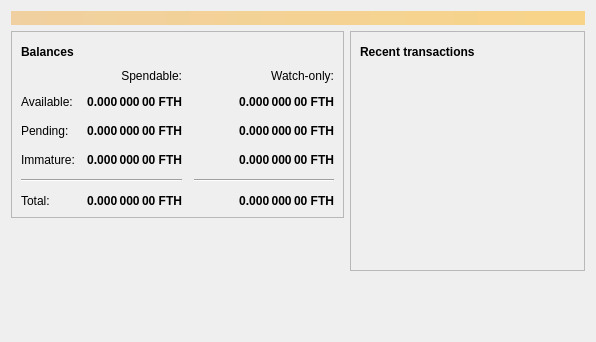
<?xml version="1.0" encoding="UTF-8"?>
<ui version="4.0">
 <class>OverviewPage</class>
 <widget class="QWidget" name="OverviewPage">
  <property name="geometry">
   <rect>
    <x>0</x>
    <y>0</y>
    <width>596</width>
    <height>342</height>
   </rect>
  </property>
  <property name="windowTitle">
   <string>Form</string>
  </property>
  <layout class="QVBoxLayout" name="topLayout">
   <item>
    <widget class="QLabel" name="labelAlerts">
     <property name="visible">
      <bool>false</bool>
     </property>
     <property name="styleSheet">
      <string notr="true">QLabel { background-color: qlineargradient(x1: 0, y1: 0, x2: 1, y2: 0, stop:0 #F0D0A0, stop:1 #F8D488); color:#000000; }</string>
     </property>
     <property name="wordWrap">
      <bool>true</bool>
     </property>
     <property name="margin">
      <number>3</number>
     </property>
     <property name="textInteractionFlags">
      <set>Qt::TextSelectableByMouse</set>
     </property>
    </widget>
   </item>
   <item>
    <layout class="QHBoxLayout" name="horizontalLayout" stretch="1,1">
     <item>
      <layout class="QVBoxLayout" name="verticalLayout_2">
       <item>
        <widget class="QFrame" name="frame">
         <property name="frameShape">
          <enum>QFrame::StyledPanel</enum>
         </property>
         <property name="frameShadow">
          <enum>QFrame::Raised</enum>
         </property>
         <layout class="QVBoxLayout" name="verticalLayout_4">
          <item>
           <layout class="QHBoxLayout" name="horizontalLayout_4">
            <item>
             <widget class="QLabel" name="label_5">
              <property name="font">
               <font>
                <weight>75</weight>
                <bold>true</bold>
               </font>
              </property>
              <property name="text">
               <string>Balances</string>
              </property>
             </widget>
            </item>
            <item>
             <widget class="QPushButton" name="labelWalletStatus">
              <property name="enabled">
               <bool>true</bool>
              </property>
              <property name="maximumSize">
               <size>
                <width>30</width>
                <height>16777215</height>
               </size>
              </property>
              <property name="toolTip">
               <string>The displayed information may be out of date. Your wallet automatically synchronizes with the faithcoin network after a connection is established, but this process has not completed yet.</string>
              </property>
              <property name="text">
               <string/>
              </property>
              <property name="icon">
               <iconset resource="../bitcoin.qrc">
                <normaloff>:/icons/warning</normaloff>
                <disabledoff>:/icons/warning</disabledoff>:/icons/warning</iconset>
              </property>
              <property name="iconSize">
               <size>
                <width>24</width>
                <height>24</height>
               </size>
              </property>
              <property name="flat">
               <bool>true</bool>
              </property>
             </widget>
            </item>
            <item>
             <spacer name="horizontalSpacer_3">
              <property name="orientation">
               <enum>Qt::Horizontal</enum>
              </property>
              <property name="sizeHint" stdset="0">
               <size>
                <width>40</width>
                <height>20</height>
               </size>
              </property>
             </spacer>
            </item>
           </layout>
          </item>
          <item>
           <layout class="QGridLayout" name="gridLayout">
            <property name="spacing">
             <number>12</number>
            </property>
            <item row="2" column="2">
             <widget class="QLabel" name="labelWatchPending">
              <property name="font">
               <font>
                <weight>75</weight>
                <bold>true</bold>
               </font>
              </property>
              <property name="cursor">
               <cursorShape>IBeamCursor</cursorShape>
              </property>
              <property name="toolTip">
               <string>Unconfirmed transactions to watch-only addresses</string>
              </property>
              <property name="text">
               <string notr="true">0.000 000 00 FTH</string>
              </property>
              <property name="alignment">
               <set>Qt::AlignRight|Qt::AlignTrailing|Qt::AlignVCenter</set>
              </property>
              <property name="textInteractionFlags">
               <set>Qt::LinksAccessibleByMouse|Qt::TextSelectableByKeyboard|Qt::TextSelectableByMouse</set>
              </property>
             </widget>
            </item>
            <item row="2" column="1">
             <widget class="QLabel" name="labelUnconfirmed">
              <property name="font">
               <font>
                <weight>75</weight>
                <bold>true</bold>
               </font>
              </property>
              <property name="cursor">
               <cursorShape>IBeamCursor</cursorShape>
              </property>
              <property name="toolTip">
               <string>Total of transactions that have yet to be confirmed, and do not yet count toward the spendable balance</string>
              </property>
              <property name="text">
               <string notr="true">0.000 000 00 FTH</string>
              </property>
              <property name="alignment">
               <set>Qt::AlignRight|Qt::AlignTrailing|Qt::AlignVCenter</set>
              </property>
              <property name="textInteractionFlags">
               <set>Qt::LinksAccessibleByMouse|Qt::TextSelectableByKeyboard|Qt::TextSelectableByMouse</set>
              </property>
             </widget>
            </item>
            <item row="3" column="2">
             <widget class="QLabel" name="labelWatchImmature">
              <property name="font">
               <font>
                <weight>75</weight>
                <bold>true</bold>
               </font>
              </property>
              <property name="cursor">
               <cursorShape>IBeamCursor</cursorShape>
              </property>
              <property name="toolTip">
               <string>Mined balance in watch-only addresses that has not yet matured</string>
              </property>
              <property name="text">
               <string notr="true">0.000 000 00 FTH</string>
              </property>
              <property name="alignment">
               <set>Qt::AlignRight|Qt::AlignTrailing|Qt::AlignVCenter</set>
              </property>
              <property name="textInteractionFlags">
               <set>Qt::LinksAccessibleByMouse|Qt::TextSelectableByKeyboard|Qt::TextSelectableByMouse</set>
              </property>
             </widget>
            </item>
            <item row="4" column="0" colspan="2">
             <widget class="Line" name="line">
              <property name="orientation">
               <enum>Qt::Horizontal</enum>
              </property>
             </widget>
            </item>
            <item row="4" column="2">
             <widget class="Line" name="lineWatchBalance">
              <property name="sizePolicy">
               <sizepolicy hsizetype="Preferred" vsizetype="Fixed">
                <horstretch>0</horstretch>
                <verstretch>0</verstretch>
               </sizepolicy>
              </property>
              <property name="minimumSize">
               <size>
                <width>140</width>
                <height>0</height>
               </size>
              </property>
              <property name="orientation">
               <enum>Qt::Horizontal</enum>
              </property>
             </widget>
            </item>
            <item row="5" column="0">
             <widget class="QLabel" name="labelTotalText">
              <property name="text">
               <string>Total:</string>
              </property>
             </widget>
            </item>
            <item row="3" column="1">
             <widget class="QLabel" name="labelImmature">
              <property name="font">
               <font>
                <weight>75</weight>
                <bold>true</bold>
               </font>
              </property>
              <property name="cursor">
               <cursorShape>IBeamCursor</cursorShape>
              </property>
              <property name="toolTip">
               <string>Mined balance that has not yet matured</string>
              </property>
              <property name="text">
               <string notr="true">0.000 000 00 FTH</string>
              </property>
              <property name="alignment">
               <set>Qt::AlignRight|Qt::AlignTrailing|Qt::AlignVCenter</set>
              </property>
              <property name="textInteractionFlags">
               <set>Qt::LinksAccessibleByMouse|Qt::TextSelectableByKeyboard|Qt::TextSelectableByMouse</set>
              </property>
             </widget>
            </item>
            <item row="2" column="3">
             <spacer name="horizontalSpacer_2">
              <property name="orientation">
               <enum>Qt::Horizontal</enum>
              </property>
              <property name="sizeHint" stdset="0">
               <size>
                <width>40</width>
                <height>20</height>
               </size>
              </property>
             </spacer>
            </item>
            <item row="3" column="0">
             <widget class="QLabel" name="labelImmatureText">
              <property name="text">
               <string>Immature:</string>
              </property>
             </widget>
            </item>
            <item row="5" column="1">
             <widget class="QLabel" name="labelTotal">
              <property name="font">
               <font>
                <weight>75</weight>
                <bold>true</bold>
               </font>
              </property>
              <property name="cursor">
               <cursorShape>IBeamCursor</cursorShape>
              </property>
              <property name="toolTip">
               <string>Your current total balance</string>
              </property>
              <property name="text">
               <string notr="true">0.000 000 00 FTH</string>
              </property>
              <property name="alignment">
               <set>Qt::AlignRight|Qt::AlignTrailing|Qt::AlignVCenter</set>
              </property>
              <property name="textInteractionFlags">
               <set>Qt::LinksAccessibleByMouse|Qt::TextSelectableByKeyboard|Qt::TextSelectableByMouse</set>
              </property>
             </widget>
            </item>
            <item row="5" column="2">
             <widget class="QLabel" name="labelWatchTotal">
              <property name="font">
               <font>
                <weight>75</weight>
                <bold>true</bold>
               </font>
              </property>
              <property name="cursor">
               <cursorShape>IBeamCursor</cursorShape>
              </property>
              <property name="toolTip">
               <string>Current total balance in watch-only addresses</string>
              </property>
              <property name="text">
               <string notr="true">0.000 000 00 FTH</string>
              </property>
              <property name="alignment">
               <set>Qt::AlignRight|Qt::AlignTrailing|Qt::AlignVCenter</set>
              </property>
              <property name="textInteractionFlags">
               <set>Qt::LinksAccessibleByMouse|Qt::TextSelectableByKeyboard|Qt::TextSelectableByMouse</set>
              </property>
             </widget>
            </item>
            <item row="0" column="2">
             <widget class="QLabel" name="labelWatchonly">
              <property name="text">
               <string>Watch-only:</string>
              </property>
              <property name="alignment">
               <set>Qt::AlignRight|Qt::AlignTrailing|Qt::AlignVCenter</set>
              </property>
             </widget>
            </item>
            <item row="1" column="0">
             <widget class="QLabel" name="labelBalanceText">
              <property name="text">
               <string>Available:</string>
              </property>
             </widget>
            </item>
            <item row="1" column="1">
             <widget class="QLabel" name="labelBalance">
              <property name="font">
               <font>
                <weight>75</weight>
                <bold>true</bold>
               </font>
              </property>
              <property name="cursor">
               <cursorShape>IBeamCursor</cursorShape>
              </property>
              <property name="toolTip">
               <string>Your current spendable balance</string>
              </property>
              <property name="text">
               <string notr="true">0.000 000 00 FTH</string>
              </property>
              <property name="alignment">
               <set>Qt::AlignRight|Qt::AlignTrailing|Qt::AlignVCenter</set>
              </property>
              <property name="textInteractionFlags">
               <set>Qt::LinksAccessibleByMouse|Qt::TextSelectableByKeyboard|Qt::TextSelectableByMouse</set>
              </property>
             </widget>
            </item>
            <item row="1" column="2">
             <widget class="QLabel" name="labelWatchAvailable">
              <property name="font">
               <font>
                <weight>75</weight>
                <bold>true</bold>
               </font>
              </property>
              <property name="cursor">
               <cursorShape>IBeamCursor</cursorShape>
              </property>
              <property name="toolTip">
               <string>Your current balance in watch-only addresses</string>
              </property>
              <property name="text">
               <string notr="true">0.000 000 00 FTH</string>
              </property>
              <property name="alignment">
               <set>Qt::AlignRight|Qt::AlignTrailing|Qt::AlignVCenter</set>
              </property>
              <property name="textInteractionFlags">
               <set>Qt::LinksAccessibleByMouse|Qt::TextSelectableByKeyboard|Qt::TextSelectableByMouse</set>
              </property>
             </widget>
            </item>
            <item row="2" column="0">
             <widget class="QLabel" name="labelPendingText">
              <property name="text">
               <string>Pending:</string>
              </property>
             </widget>
            </item>
            <item row="0" column="1">
             <widget class="QLabel" name="labelSpendable">
              <property name="text">
               <string>Spendable:</string>
              </property>
              <property name="alignment">
               <set>Qt::AlignRight|Qt::AlignTrailing|Qt::AlignVCenter</set>
              </property>
             </widget>
            </item>
           </layout>
          </item>
         </layout>
        </widget>
       </item>
       <item>
        <spacer name="verticalSpacer">
         <property name="orientation">
          <enum>Qt::Vertical</enum>
         </property>
         <property name="sizeHint" stdset="0">
          <size>
           <width>20</width>
           <height>40</height>
          </size>
         </property>
        </spacer>
       </item>
      </layout>
     </item>
     <item>
      <layout class="QVBoxLayout" name="verticalLayout_3">
       <item>
        <widget class="QFrame" name="frame_2">
         <property name="frameShape">
          <enum>QFrame::StyledPanel</enum>
         </property>
         <property name="frameShadow">
          <enum>QFrame::Raised</enum>
         </property>
         <layout class="QVBoxLayout" name="verticalLayout">
          <item>
           <layout class="QHBoxLayout" name="horizontalLayout_2">
            <item>
             <widget class="QLabel" name="label_4">
              <property name="font">
               <font>
                <weight>75</weight>
                <bold>true</bold>
               </font>
              </property>
              <property name="text">
               <string>Recent transactions</string>
              </property>
             </widget>
            </item>
            <item>
             <widget class="QPushButton" name="labelTransactionsStatus">
              <property name="enabled">
               <bool>true</bool>
              </property>
              <property name="maximumSize">
               <size>
                <width>30</width>
                <height>16777215</height>
               </size>
              </property>
              <property name="toolTip">
               <string>The displayed information may be out of date. Your wallet automatically synchronizes with the faithcoin network after a connection is established, but this process has not completed yet.</string>
              </property>
              <property name="text">
               <string/>
              </property>
              <property name="icon">
               <iconset resource="../bitcoin.qrc">
                <normaloff>:/icons/warning</normaloff>
                <disabledoff>:/icons/warning</disabledoff>:/icons/warning</iconset>
              </property>
              <property name="iconSize">
               <size>
                <width>24</width>
                <height>24</height>
               </size>
              </property>
              <property name="flat">
               <bool>true</bool>
              </property>
             </widget>
            </item>
            <item>
             <spacer name="horizontalSpacer">
              <property name="orientation">
               <enum>Qt::Horizontal</enum>
              </property>
              <property name="sizeHint" stdset="0">
               <size>
                <width>40</width>
                <height>20</height>
               </size>
              </property>
             </spacer>
            </item>
           </layout>
          </item>
          <item>
           <widget class="QListView" name="listTransactions">
            <property name="styleSheet">
             <string notr="true">QListView { background: transparent; }</string>
            </property>
            <property name="frameShape">
             <enum>QFrame::NoFrame</enum>
            </property>
            <property name="verticalScrollBarPolicy">
             <enum>Qt::ScrollBarAlwaysOff</enum>
            </property>
            <property name="horizontalScrollBarPolicy">
             <enum>Qt::ScrollBarAlwaysOff</enum>
            </property>
            <property name="selectionMode">
             <enum>QAbstractItemView::NoSelection</enum>
            </property>
           </widget>
          </item>
         </layout>
        </widget>
       </item>
       <item>
        <spacer name="verticalSpacer_2">
         <property name="orientation">
          <enum>Qt::Vertical</enum>
         </property>
         <property name="sizeHint" stdset="0">
          <size>
           <width>20</width>
           <height>40</height>
          </size>
         </property>
        </spacer>
       </item>
      </layout>
     </item>
    </layout>
   </item>
  </layout>
 </widget>
 <resources/>
 <connections/>
</ui>
